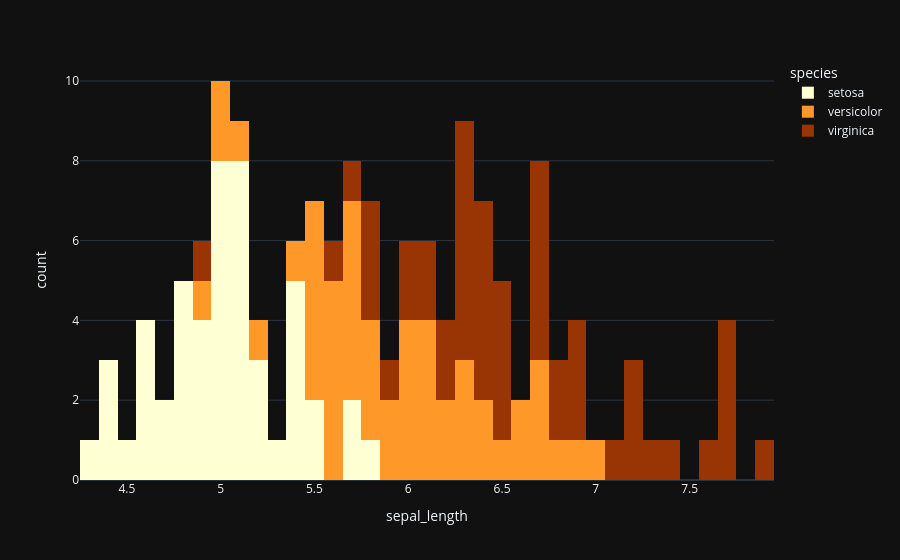

Notebook code for this chart:
### Code cell
fig = px.histogram(data_frame=iris, x='sepal_length',color='species',color_discrete_sequence=['#ffffd4 ','#fe9929 ','#993404 '], template='plotly_dark',nbins=50)
fig.show()

### Figure 1 — Plotly figure (JSON) as saved in the notebook; plotly's stock layout.template omitted (floating-point values rounded to 4 significant figures)
{"data": [{"bingroup": "x", "hovertemplate": "species=setosa<br>sepal_length=%{x}<br>count=%{y}<extra></extra>", "legendgroup": "setosa", "marker": {"color": "#ffffd4 ", "pattern": {"shape": ""}}, "name": "setosa", "nbinsx": 50, "orientation": "v", "showlegend": true, "x": [5.1, 4.9, 4.7, 4.6, 5.0, 5.4, 4.6, 5.0, 4.4, 4.9, 5.4, 4.8, 4.8, 4.3, 5.8, 5.7, 5.4, 5.1, 5.7, 5.1, 5.4, 5.1, 4.6, 5.1, 4.8, 5.0, 5.0, 5.2, 5.2, 4.7, 4.8, 5.4, 5.2, 5.5, 4.9, 5.0, 5.5, 4.9, 4.4, 5.1, 5.0, 4.5, 4.4, 5.0, 5.1, 4.8, 5.1, 4.6, 5.3, 5.0], "xaxis": "x", "yaxis": "y", "type": "histogram"}, {"bingroup": "x", "hovertemplate": "species=versicolor<br>sepal_length=%{x}<br>count=%{y}<extra></extra>", "legendgroup": "versicolor", "marker": {"color": "#fe9929 ", "pattern": {"shape": ""}}, "name": "versicolor", "nbinsx": 50, "orientation": "v", "showlegend": true, "x": [7.0, 6.4, 6.9, 5.5, 6.5, 5.7, 6.3, 4.9, 6.6, 5.2, 5.0, 5.9, 6.0, 6.1, 5.6, 6.7, 5.6, 5.8, 6.2, 5.6, 5.9, 6.1, 6.3, 6.1, 6.4, 6.6, 6.8, 6.7, 6.0, 5.7, 5.5, 5.5, 5.8, 6.0, 5.4, 6.0, 6.7, 6.3, 5.6, 5.5, 5.5, 6.1, 5.8, 5.0, 5.6, 5.7, 5.7, 6.2, 5.1, 5.7], "xaxis": "x", "yaxis": "y", "type": "histogram"}, {"bingroup": "x", "hovertemplate": "species=virginica<br>sepal_length=%{x}<br>count=%{y}<extra></extra>", "legendgroup": "virginica", "marker": {"color": "#993404 ", "pattern": {"shape": ""}}, "name": "virginica", "nbinsx": 50, "orientation": "v", "showlegend": true, "x": [6.3, 5.8, 7.1, 6.3, 6.5, 7.6, 4.9, 7.3, 6.7, 7.2, 6.5, 6.4, 6.8, 5.7, 5.8, 6.4, 6.5, 7.7, 7.7, 6.0, 6.9, 5.6, 7.7, 6.3, 6.7, 7.2, 6.2, 6.1, 6.4, 7.2, 7.4, 7.9, 6.4, 6.3, 6.1, 7.7, 6.3, 6.4, 6.0, 6.9, 6.7, 6.9, 5.8, 6.8, 6.7, 6.7, 6.3, 6.5, 6.2, 5.9], "xaxis": "x", "yaxis": "y", "type": "histogram"}], "layout": {"xaxis": {"anchor": "y", "domain": [0.0, 1.0], "title": {"text": "sepal_length"}}, "yaxis": {"anchor": "x", "domain": [0.0, 1.0], "title": {"text": "count"}}, "legend": {"title": {"text": "species"}, "tracegroupgap": 0}, "margin": {"t": 60}, "barmode": "relative"}}
